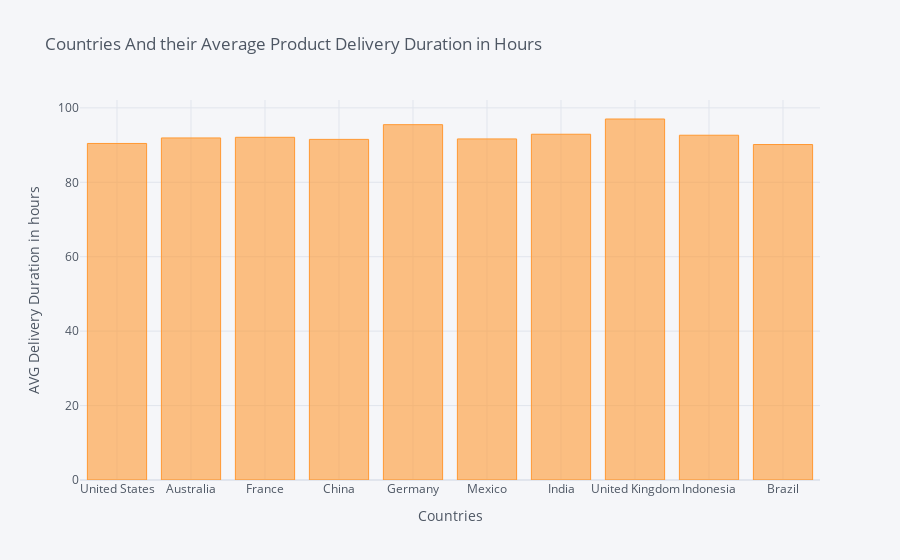

Here is the notebook cell this chart was saved with:
### Code cell
top10_sales_country_DD.iplot(kind='bar',x='Country', y='Duration_in_hours',
                            title= 'Countries And their Average Product Delivery Duration in Hours',
                            xTitle='Countries',
                            yTitle= 'AVG Delivery Duration in hours')

### Figure 1 — Plotly figure (JSON) as saved in the notebook; plotly's stock layout.template omitted (floating-point values rounded to 4 significant figures)
{"data": [{"marker": {"color": "rgba(255, 153, 51, 0.6)", "line": {"color": "rgba(255, 153, 51, 1.0)", "width": 1}}, "name": "Duration_in_hours", "orientation": "v", "text": "", "x": ["United States", "Australia", "France", "China", "Germany", "Mexico", "India", "United Kingdom", "Indonesia", "Brazil"], "y": [90.44, 91.92, 92.09, 91.53, 95.49, 91.66, 92.92, 97.01, 92.65, 90.15], "type": "bar"}], "layout": {"legend": {"bgcolor": "#F5F6F9", "font": {"color": "#4D5663"}}, "paper_bgcolor": "#F5F6F9", "plot_bgcolor": "#F5F6F9", "title": {"font": {"color": "#4D5663"}, "text": "Countries And their Average Product Delivery Duration in Hours"}, "xaxis": {"gridcolor": "#E1E5ED", "showgrid": true, "tickfont": {"color": "#4D5663"}, "title": {"font": {"color": "#4D5663"}, "text": "Countries"}, "zerolinecolor": "#E1E5ED"}, "yaxis": {"gridcolor": "#E1E5ED", "showgrid": true, "tickfont": {"color": "#4D5663"}, "title": {"font": {"color": "#4D5663"}, "text": "AVG Delivery Duration in hours"}, "zerolinecolor": "#E1E5ED"}}}
